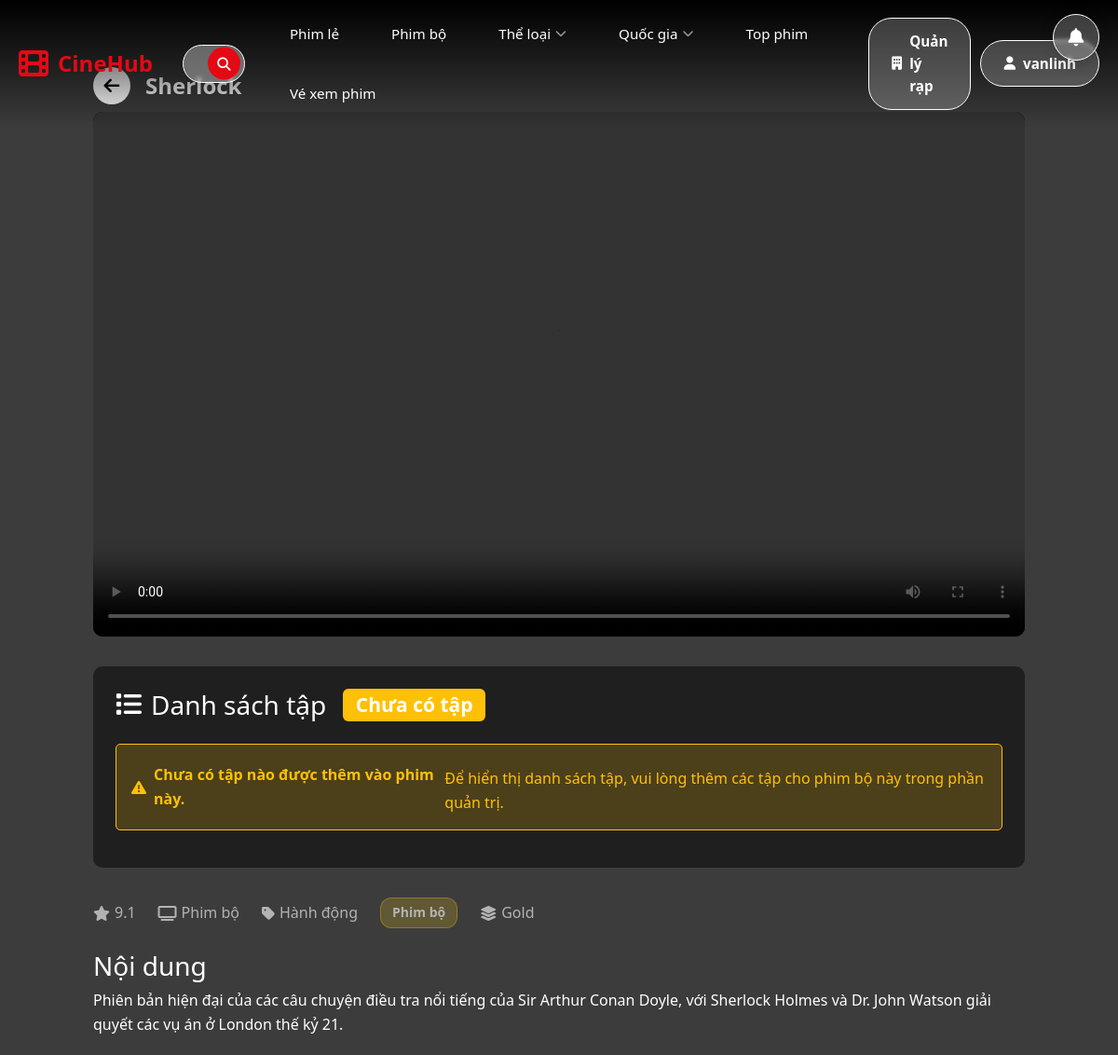
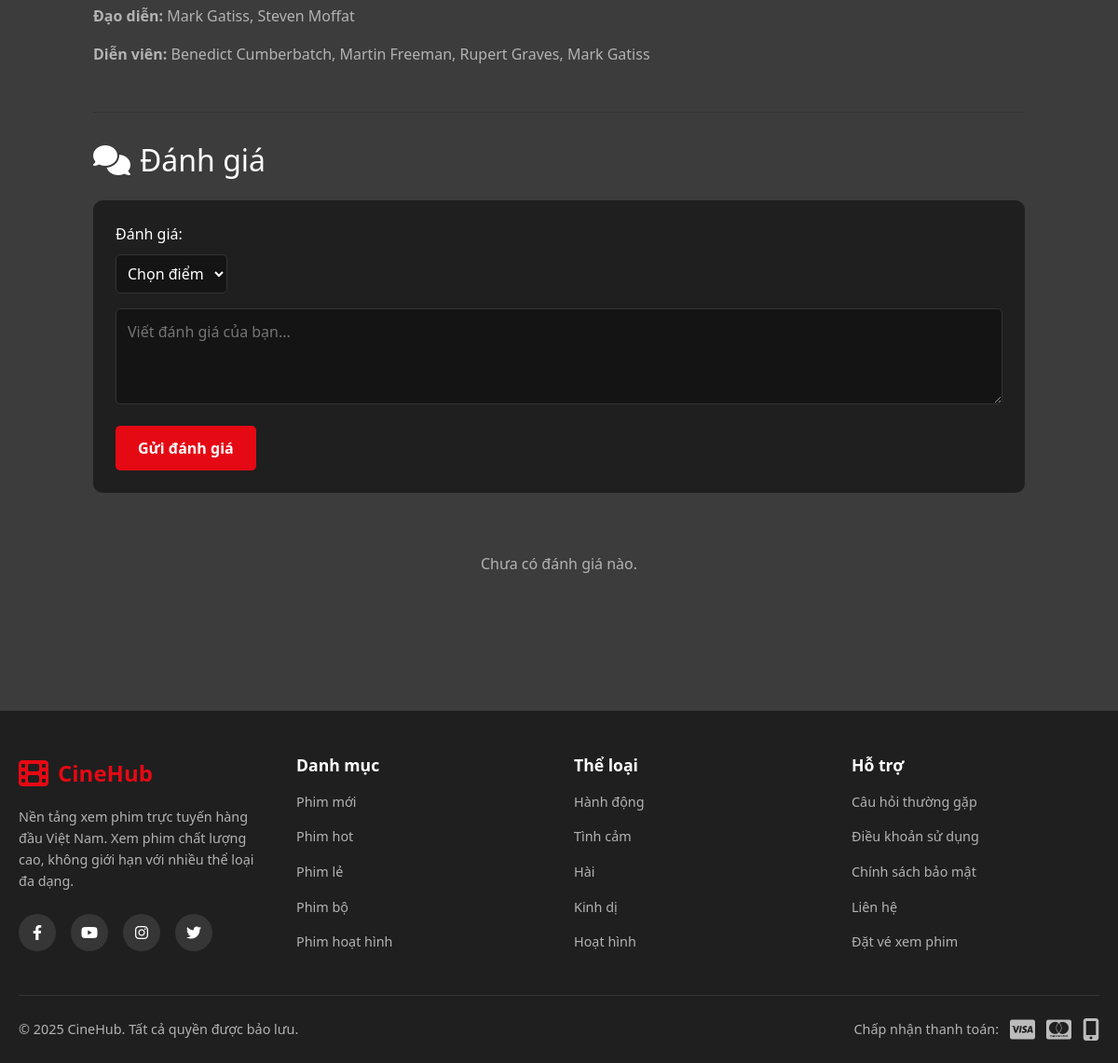
Screenshot of /?route=movie/watch&id=14 (signed in) with the database file from the repository (2 pictures, top to bottom).
### tables this page shows
CREATE TABLE `users` (
  `id` int(11) NOT NULL,
  `name` varchar(100) NOT NULL,
  `email` varchar(120) NOT NULL,
  `password` varchar(255) NOT NULL,
  `avatar` varchar(255) DEFAULT NULL,
  `birthdate` date DEFAULT NULL,
  `rank` enum('Bronze','Silver','Gold','Platinum') DEFAULT 'Bronze',
  `points` int(11) DEFAULT 0,
  `subscription_id` int(11) DEFAULT NULL,
  `status` enum('active','inactive','banned') DEFAULT 'active',
  `email_verified` tinyint(1) DEFAULT 0,
  `created_at` timestamp NOT NULL DEFAULT current_timestamp(),
  `updated_at` timestamp NOT NULL DEFAULT current_timestamp() ON UPDATE current_timestamp(),
  `role` enum('user','admin','moderator','manager') DEFAULT 'user',
  `theater_id` int(11) DEFAULT NULL,
  `is_active` tinyint(1) DEFAULT 1,
  `last_login` datetime DEFAULT NULL
);

CREATE TABLE `movies` (
  `id` int(11) NOT NULL,
  `title` varchar(255) NOT NULL,
  `category_id` int(11) DEFAULT NULL,
  `level` enum('Free','Silver','Gold','Premium') DEFAULT 'Free',
  `duration` int(11) DEFAULT NULL,
  `description` text DEFAULT NULL,
  `director` varchar(100) DEFAULT NULL,
  `actors` text DEFAULT NULL,
  `video_url` varchar(255) DEFAULT NULL,
  `trailer_url` varchar(255) DEFAULT NULL,
  `thumbnail` varchar(255) DEFAULT NULL,
  `status` enum('Sắp chiếu','Chiếu rạp','Chiếu online') DEFAULT 'Sắp chiếu',
  `rating` float DEFAULT 0,
  `created_at` timestamp NOT NULL DEFAULT current_timestamp(),
  `status_admin` enum('draft','scheduled','published','archived') DEFAULT 'draft',
  `publish_date` datetime DEFAULT NULL,
  `geo_restriction` text DEFAULT NULL,
  `drm_enabled` tinyint(1) DEFAULT 0,
  `banner` varchar(255) DEFAULT NULL,
  `country` varchar(100) DEFAULT NULL,
  `language` varchar(50) DEFAULT NULL,
  `age_rating` varchar(10) DEFAULT NULL,
  `type` enum('phimle','phimbo') DEFAULT 'phimle',
  `max_tickets` int(11) DEFAULT NULL COMMENT 'Số lượng vé tối đa cho phim (NULL = không giới hạn)'
);

CREATE TABLE `categories` (
  `id` int(11) NOT NULL,
  `name` varchar(100) NOT NULL,
  `parent_id` int(11) DEFAULT NULL
);

### modules/movie/views/watch.php (the view, shortened to what the rows shown need)
<section class="watch-section">
    <div class="container">
        <div class="watch-container">
            <div class="watch-header">
                <a href="javascript:history.back()" class="back-button">
                    <i class="fas fa-arrow-left"></i>
                </a>
                <h1 class="watch-movie-title"><?php echo htmlspecialchars($movie['title']); ?></h1>
            </div>
            <div class="video-wrapper">
                <?php
                $videoUrl = null;
                $episodeNumber = null;
                $isPhimBo = ($movie['type'] ?? 'phimle') === 'phimbo';
                if ($isPhimBo) {
                    $folderPath = null;
                    if (isset($currentEpisode) && $currentEpisode) {
                        $episodeNumber = $currentEpisode['episode_number'];
                        if (!empty($currentEpisode['video_url'])) {
                            $videoPath = $currentEpisode['video_url'];
                            if (preg_match('/\/tap\d+\.mp4$/i', $videoPath)) {
                                $folderPath = dirname($videoPath);
                            } else {
                                $folderPath = rtrim($videoPath, '/');
                            }
                            if ($folderPath) {
                                $videoUrl = $folderPath;
                            }
                        } else {
                            if (!empty($episodes)) {
                                foreach ($episodes as $ep) {
                                    if (!empty($ep['video_url'])) {
                                        $videoPath = $ep['video_url'];
                                        if (preg_match('/\/tap\d+\.mp4$/i', $videoPath)) {
                                            $folderPath = dirname($videoPath);
                                        } else {
                                            $folderPath = rtrim($videoPath, '/');
                                        }
                                        break;
                                    }
                                }
                            }
                            if (!$folderPath && !empty($movie['video_url'])) {
                                $folderPath = rtrim($movie['video_url'], '/');
                            }
                            if ($folderPath) {
                                $videoUrl = $folderPath;
                            } else {
                                $noVideoMessage = "Tập " . $currentEpisode['episode_number'] . " chưa có video. Vui lòng chọn tập khác hoặc đợi admin upload video.";
                            }
                        }
                    } else {
                        $episodeNumber = 1;
                        if (!empty($movie['video_url'])) {
                            $folderPath = rtrim($movie['video_url'], '/');
                            $videoUrl = $folderPath;
                        } else {
                            $noVideoMessage = "Chưa có tập nào có video. Vui lòng đợi admin upload video.";
                        }
                    }
                } else {
                    $videoUrl = $movie['video_url'] ?? null;
                    if (!$videoUrl) {
                        $noVideoMessage = "Video chưa có sẵn.";
                    }
                }
                if ($videoUrl): ?>
                    <video id="videoPlayer" controls>
                        <?php if ($isPhimBo && $episodeNumber !== null): ?>
                            <source src="<?php echo htmlspecialchars($videoUrl); ?>/tap<?php echo $episodeNumber; ?>.mp4" type="video/mp4">
                        <?php else: ?>
                            <source src="<?php echo htmlspecialchars($videoUrl); ?>" type="video/mp4">
                        <?php endif; ?>
                    </video>
                <?php endif; ?>
            </div>
            <?php
            $isPhimBo = ($movie['type'] ?? 'phimle') === 'phimbo';
            if ($isPhimBo):
            ?>
            <div class="episodes-section">
                <h3><i class="fas fa-list"></i> Danh sách tập
                    <?php if (isset($episodes) && !empty($episodes)): ?>
                        <span class="badge bg-primary ms-2"><?php echo count($episodes); ?> tập</span>
                    <?php else: ?>
                        <span class="badge bg-warning ms-2">Chưa có tập</span>
                    <?php endif; ?>
                </h3>
                <?php if (isset($episodes) && !empty($episodes)): ?>
                    <div class="episodes-list">
                        <?php foreach ($episodes as $episode): ?>
                            <a href="?route=movie/watch&id=<?php echo $movie['id']; ?>&episode_id=<?php echo $episode['id']; ?>"
                               class="episode-item <?php echo (isset($currentEpisode) && $currentEpisode && $currentEpisode['id'] == $episode['id']) ? 'active' : ''; ?> <?php echo empty($episode['video_url']) ? 'episode-no-video' : ''; ?>"
                               title="<?php echo htmlspecialchars($episode['title'] ?? 'Tập ' . $episode['episode_number']); ?>">
                                <div class="episode-number"><?php echo $episode['episode_number']; ?></div>
                            </a>
                        <?php endforeach; ?>
                    </div>
                <?php else: ?>
                    <div class="alert alert-warning">
                        <i class="fas fa-exclamation-triangle"></i>
                        <strong>Chưa có tập nào được thêm vào phim này.</strong>
                        <p class="mb-0 mt-2">Để hiển thị danh sách tập, vui lòng thêm các tập cho phim bộ này trong phần quản trị.</p>
                    </div>
                <?php endif; ?>
            </div>
            <?php endif; ?>
            <div class="movie-details">
                <div class="movie-meta-info">
                    <span><i class="fas fa-star"></i> <?php echo number_format($movie['rating'], 1); ?></span>
                    <?php if (($movie['type'] ?? 'phimle') === 'phimbo'): ?>
                        <span><i class="fas fa-tv"></i> Phim bộ</span>
                    <?php else: ?>
                        <span><i class="fas fa-clock"></i> <?php echo $movie['duration']; ?> phút</span>
                    <?php endif; ?>
                    <span><i class="fas fa-tag"></i> <?php echo htmlspecialchars($movie['category_name'] ?? 'Chưa phân loại'); ?></span>
                    <span class="movie-type-badge-inline"><?php echo ($movie['type'] ?? 'phimle') === 'phimbo' ? 'Phim bộ' : 'Phim lẻ'; ?></span>
                    <span><i class="fas fa-layer-group"></i> <?php echo $movie['level']; ?></span>
                </div>
                <?php if ($movie['description']): ?>
                    <div class="movie-description-full">
                        <h3>Nội dung</h3>
                        <p><?php echo nl2br(htmlspecialchars($movie['description'])); ?></p>
                    </div>
                <?php endif; ?>
                <?php if ($movie['director'] || $movie['actors']): ?>
                    <div class="movie-cast">
                        <?php if ($movie['director']): ?>
                            <p><strong>Đạo diễn:</strong> <?php echo htmlspecialchars($movie['director']); ?></p>
                        <?php endif; ?>
                        <?php if ($movie['actors']): ?>
                            <p><strong>Diễn viên:</strong> <?php echo htmlspecialchars($movie['actors']); ?></p>
                        <?php endif; ?>
                    </div>
                <?php endif; ?>
            </div>
            <div class="reviews-section" id="reviews">
                <h2><i class="fas fa-comments"></i> Đánh giá</h2>
                <?php if (isset($user) && $user): ?>
                    <form method="POST" action="?route=review/create" class="review-form" id="reviewForm">
                        <div class="rating-input">
                            <label>Đánh giá:</label>
                            <select name="rating" id="ratingSelect" required>
                                <option value="">Chọn điểm</option>
                            </select>
                        </div>
                        <textarea name="comment" id="commentText" placeholder="Viết đánh giá của bạn..." rows="3"></textarea>
                        <button type="submit" class="btn btn-primary">Gửi đánh giá</button>
                    </form>
                <?php endif; ?>
                <div class="reviews-list">
                    <?php if (empty($reviews)): ?>
                        <p class="no-reviews">Chưa có đánh giá nào.</p>
                    <?php endif; ?>
                </div>
            </div>
        </div>
    </div>
</section>

### shared/layout/header.php (shortened to what the rows shown need)
<!DOCTYPE html>
<html lang="vi">
<head>
    <link href="https://cdn.jsdelivr.net/npm/bootstrap@5.3.0/dist/css/bootstrap.min.css" rel="stylesheet">
    <?php
    $baseUrl = UrlHelper::getBaseUrl();
    ?>
    <link rel="stylesheet" href="<?php echo htmlspecialchars($baseUrl); ?>/style.css?v=<?php echo time(); ?>">
    <link rel="stylesheet" href="style.css">
    <link rel="stylesheet" href="https://cdnjs.cloudflare.com/ajax/libs/font-awesome/6.4.0/css/all.min.css">
</head>
<body>
    <?php
    $isAuthPage = false;
    ?>
    <?php if (!$isAuthPage): ?>
    <?php
    try {
        require_once __DIR__ . '/../../core/Database.php';
    } catch (Exception $e) {
        $menuCategories = [];
        $countries = [];
    }
    ?>
    <header class="header-new">
        <div class="header-container">
            <div class="header-right">
                <?php if (isset($user) && $user): ?>
                    <?php
                    $isAdmin = false;
                    if (isset($user['role']) && $user['role'] === 'admin') {
                        $isAdmin = true;
                    } else {
                        try {
                            require_once __DIR__ . '/../../core/AdminMiddleware.php';
                            $isAdmin = AdminMiddleware::hasRole($user['id'], 'Super Admin') ||
                                      AdminMiddleware::hasRole($user['id'], 'Admin');
                        } catch (Exception $e) {
                        }
                    }
                    $isModerator = false;
                    if (isset($user['role']) && $user['role'] === 'moderator') {
                        $isModerator = true;
                    } elseif (isset($user['theater_id']) && !empty($user['theater_id'])) {
                        $isModerator = true;
                    }
                    ?>
                    <?php if ($isAdmin): ?>
                        <a href="<?php echo $baseUrl; ?>/?route=admin/index" class="sign-in-btn" style="background-color: #FFFFFF37; margin-right: 10px;">
                            <i class="fas fa-cog"></i>
                            <span>Admin Panel</span>
                        </a>
                    <?php elseif ($isModerator): ?>
                        <a href="<?php echo $baseUrl; ?>/?route=moderator/index" class="sign-in-btn" style="margin-right: 10px;">
                            <i class="fas fa-building"></i>
                            <span>Quản lý rạp</span>
                        </a>
                    <?php endif; ?>
                    <a href="<?php echo $baseUrl; ?>/?route=profile/index" class="sign-in-btn">
                        <i class="fas fa-user"></i>
                        <span><?php echo htmlspecialchars($user['name']); ?></span>
                    </a>
                <?php endif; ?>
            </div>
        </div>
    </header>
    <?php endif; ?>
    <?php
    if (isset($user) && $user):
        try {
            require_once __DIR__ . '/../../core/Database.php';
        } catch (Exception $e) {
        }
    ?>
    <?php endif; ?>

### rows the page displays
users: name "vanlinh"
movies: title "Sherlock", rating "9.1", category.name "Hành động", level "Gold", description "Phiên bản hiện đại của các câu chuyện điều tra nổi tiếng của Sir Arthur Conan Doyle, với Sherlock Holmes và Dr. John Watson giải quyết các vụ án ở London thế kỷ 21.", director "Mark Gatiss, Steven Moffat", actors "Benedict Cumberbatch, Martin Freeman, Rupert Graves, Mark Gatiss"
